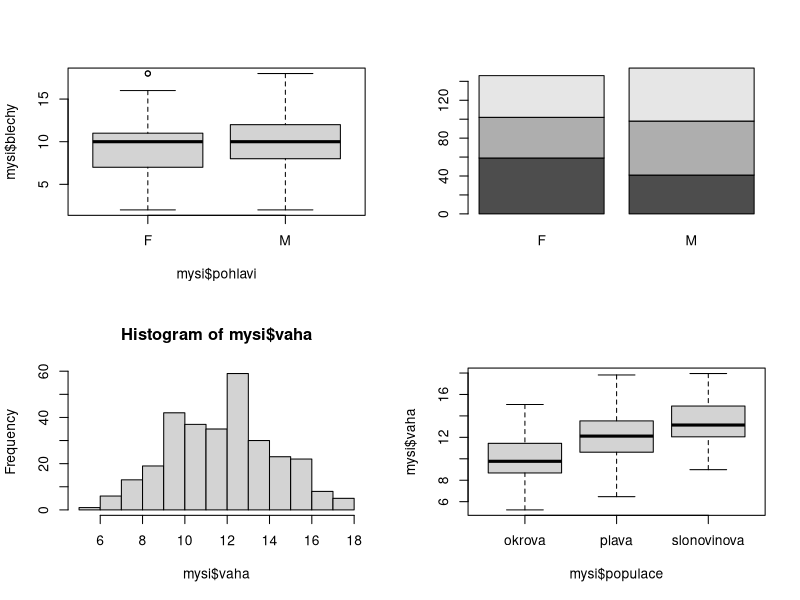
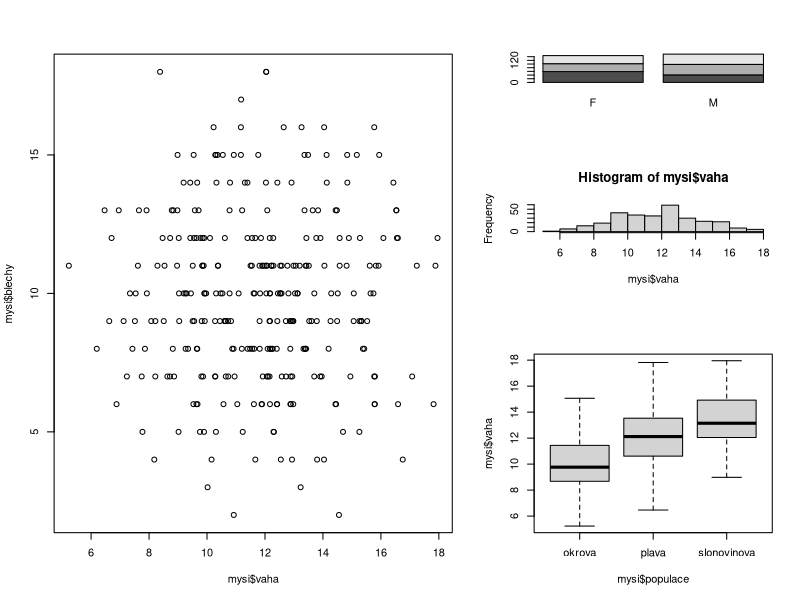
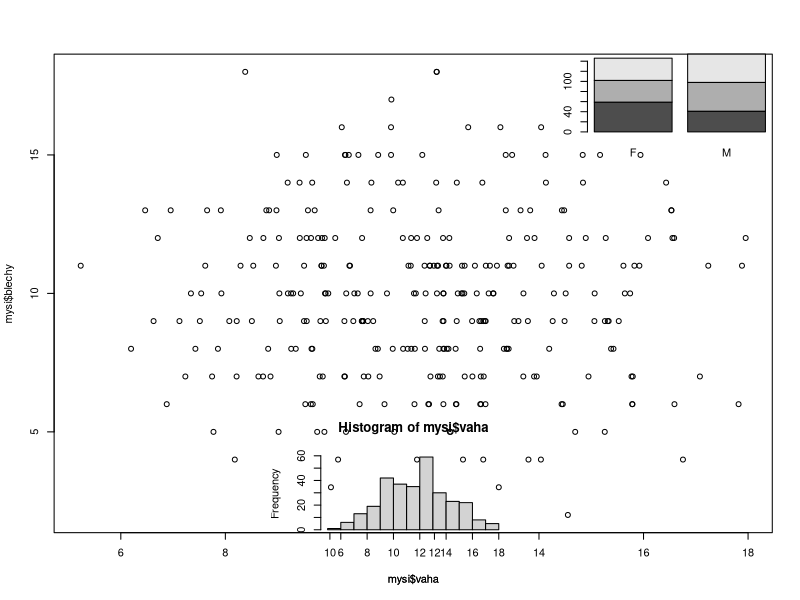
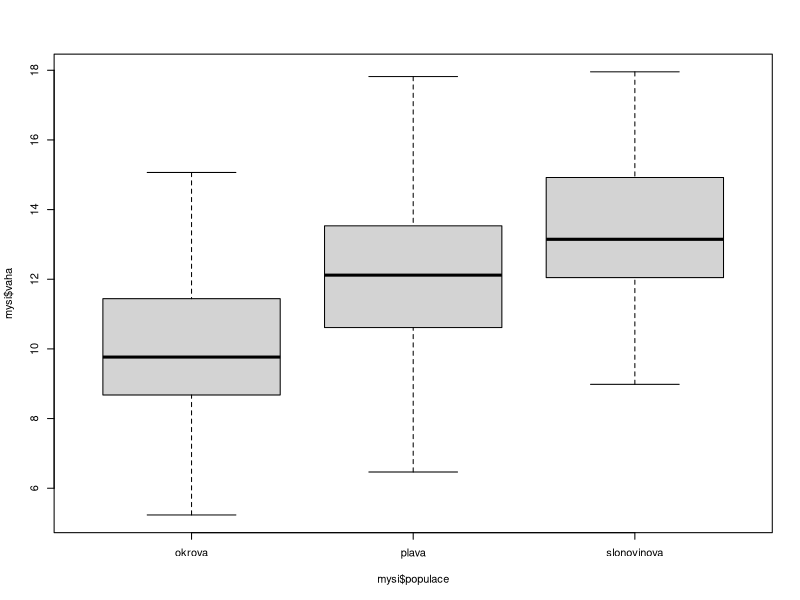
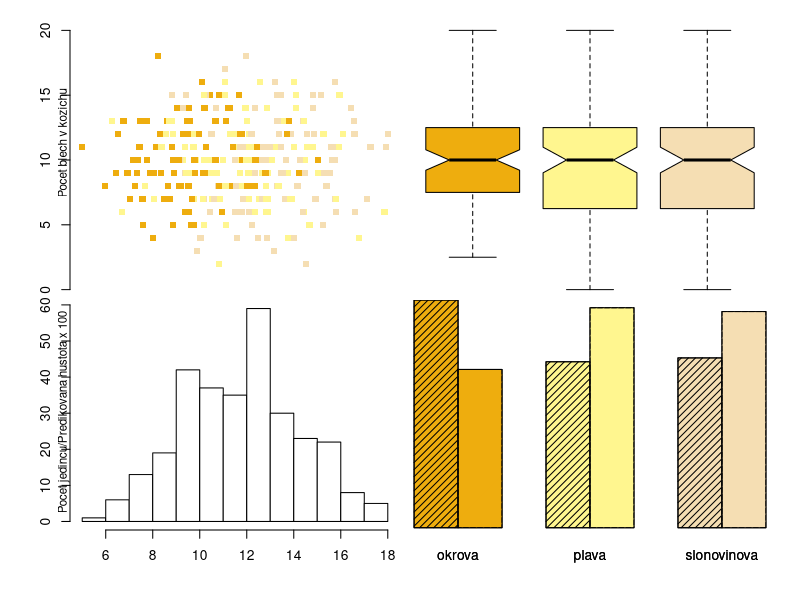
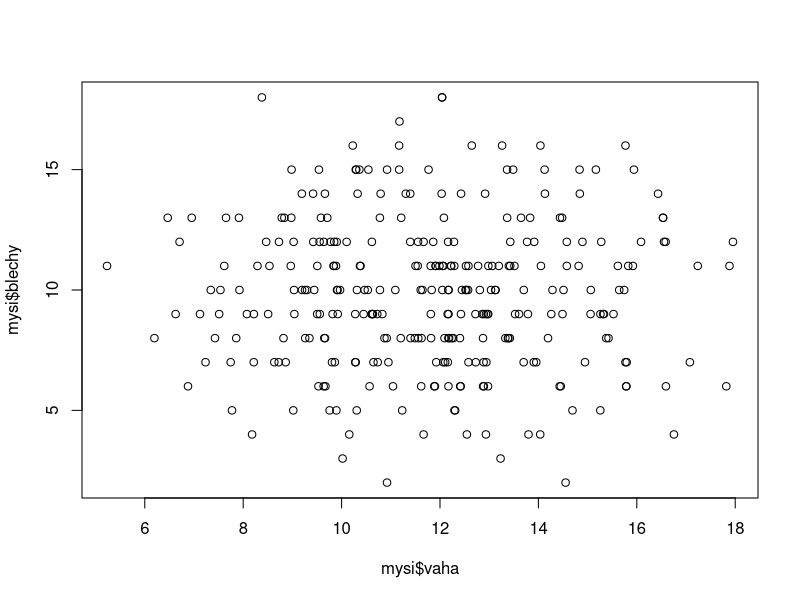
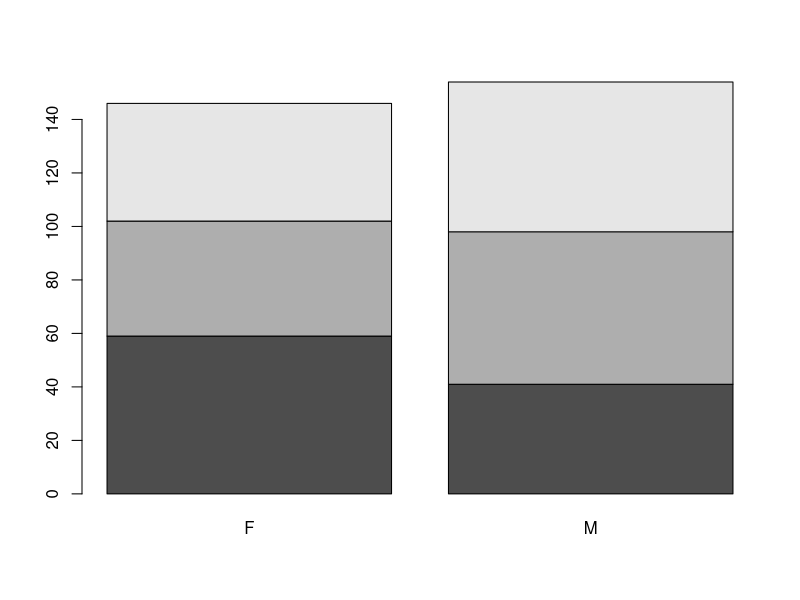
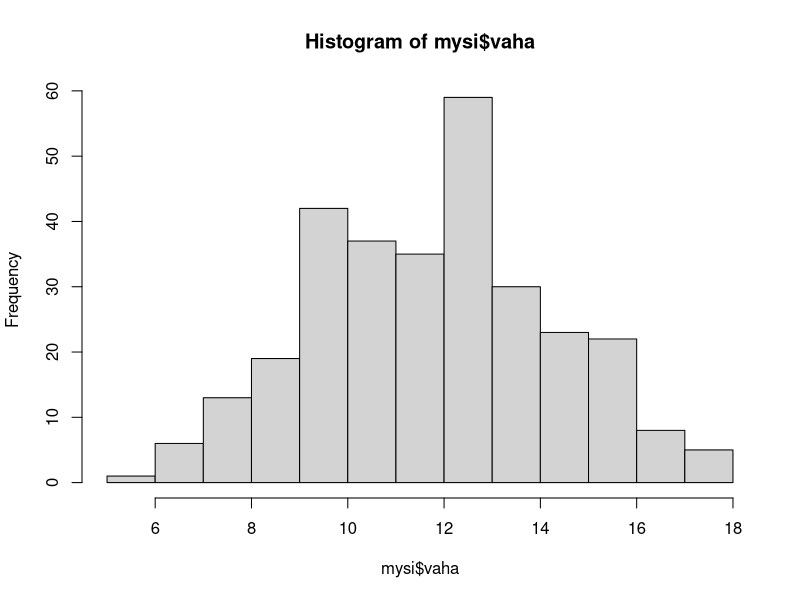

Write R code to recreate these figures, in order.
populace = rep(x = c("okrova", "plava", "slonovinova"), times = 100)
pohlavi = sample(x = c("M", "F"), size = length(populace), 
                 prob = c(0.55, 0.45), replace = T)
vaha = rnorm(n = length(populace), mean = c(10, 12, 13.5), sd = 2)
blechy = rpois(n = length(populace), lambda = 10)
mysi = data.frame(populace, pohlavi, vaha, blechy)

mysi$pohlavi = as.factor(mysi$pohlavi)
mysi$populace = as.factor(mysi$populace)
#__________________________________________________
# spojovani grafu do jednoho panelu

par(mfrow = c(2,2))
plot(mysi$blechy~mysi$pohlavi)
barplot(xtabs(~mysi$populace+mysi$pohlavi))
hist(mysi$vaha)
boxplot(mysi$vaha~mysi$populace)
dev.off()
par(mfrow = c(1,1))
#__________________________________________________
layout(mat = matrix(data = c(1, 1, 1, 2, 3, 4), 
                    nrow = 3, 
                    byrow = F),
       widths = c(1.5, 1),
       heights = c(1, 1, 2))

plot(mysi$blechy~mysi$vaha)
barplot(xtabs(~mysi$populace+mysi$pohlavi))
hist(mysi$vaha)
boxplot(mysi$vaha~mysi$populace)

#__________________________________________________
layout(mat = matrix(data = c(1,1,1,1,1,3,2,1,1),
                    nrow = 3,
                    byrow = F))

plot(mysi$blechy~mysi$vaha)
barplot(xtabs(~mysi$populace+mysi$pohlavi))
hist(mysi$vaha)
boxplot(mysi$vaha~mysi$populace)
#__________________________________________________
layout(mat = matrix(data = c(3,3,3,3,3,3,3,3,
                             3,3,3,3,3,3,3,3,
                             2,2,2,2,2,3,3,3,
                             2,2,2,2,2,3,3,3,
                             2,2,2,2,4,4,3,3,
                             1,1,1,2,4,4,3,3,
                             1,1,1,2,2,3,3,3,
                             1,1,1,2,2,3,3,3),
                    nrow = 8,
                    byrow = T),
       widths = c(1,1,0.5,0.5,1),
       heights = c(1, 1, 0.5, 0.5, 1))

# EXPORT
# bud Export --> save as image
# nebo pomoci funkce
pdf(file = "vsechny grafy.pdf")

plot(mysi$blechy~mysi$vaha)
barplot(xtabs(~mysi$populace+mysi$pohlavi))
hist(mysi$vaha)
boxplot(mysi$vaha~mysi$populace)
dev.off()

tiff() # dobry pro komprimace
tiff(filename = "graf_mysi.tiff", 
     width = 140, height = 120, 
     units = "mm", # defaultne jsou tam pixely
     res = 1200,
     compression = "lzw")

plot(mysi$blechy~mysi$vaha)
dev.off()
#________________________________________________________
#________________________________________________________
# SAMOSTATNA PRACE
par(omi = c(.2,.2,.2,.2))# jsou okolo celeho panelu
layout(mat = matrix(data = c(1,2,3,4),
                    nrow = 2,
                    byrow = T))
par(mai = c(0,0.5,0,0))
plot(mysi$blechy~mysi$vaha,
     pch = 15,
     col = c("darkgoldenrod2","khaki1", "wheat"), bty = "n", 
     xaxt = "n", ylim = c(0, 20))
mtext(text = "Pocet blech v kozichu",
      side = 2,
      adj = 0.6,
      cex = 0.7)

par(bty = "n",
    mai = c(0,0,0,0))
boxplot(mysi$blechy~mysi$populace, notch = T, 
        col = c("darkgoldenrod2","khaki1", "wheat"), xlab = "", ylab = "", 
        xaxt = "n", yaxt = "n")

par(bty = "n",
    mai = c(0.5,0.5,0,0))
hist(mysi$vaha, main = "",
     col = "white", breaks = 13)
mtext(text = "Pocet jedincu/Predikovana hustota x 100",
      side = 2,
      adj = 0.6,
      cex = 0.7)

par(bty = "n",
    mai = c(0.5,0,0,0))
barplot(xtabs(~mysi$pohlavi+mysi$populace), beside = T, 
        col = c("darkgoldenrod2","darkgoldenrod2","khaki1","khaki1","wheat","wheat"), bty = "n", yaxt = "n")
barplot(xtabs(~mysi$pohlavi+mysi$populace), 
        beside = T,
        density = 20,
        angle = 45,
        col = c("black","darkgoldenrod2","black","khaki1","black","wheat"),
        add = T,
        yaxt = "n")






